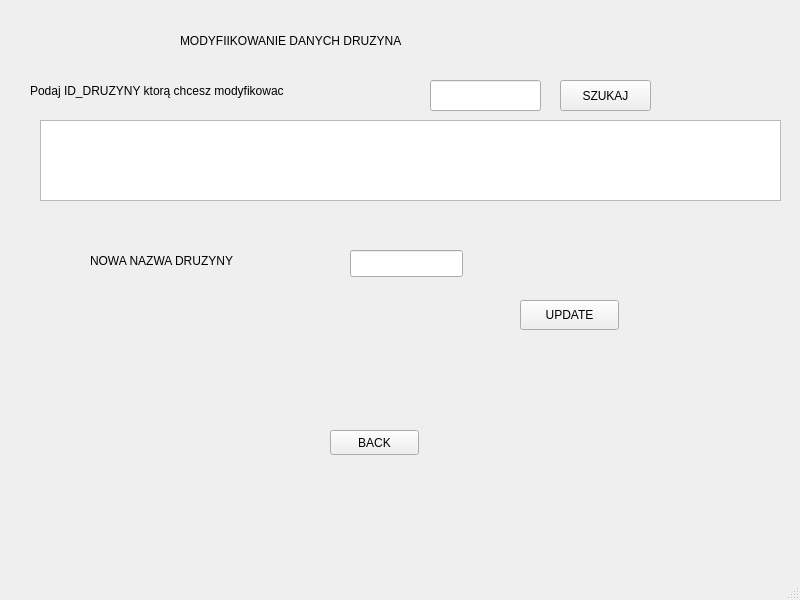
<?xml version="1.0" encoding="UTF-8"?>
<ui version="4.0">
 <class>MainWindow</class>
 <widget class="QMainWindow" name="MainWindow">
  <property name="geometry">
   <rect>
    <x>0</x>
    <y>0</y>
    <width>800</width>
    <height>600</height>
   </rect>
  </property>
  <property name="windowTitle">
   <string>MainWindow</string>
  </property>
  <widget class="QWidget" name="centralwidget">
   <widget class="QLabel" name="label_3">
    <property name="geometry">
     <rect>
      <x>30</x>
      <y>80</y>
      <width>421</width>
      <height>21</height>
     </rect>
    </property>
    <property name="text">
     <string>Podaj ID_DRUZYNY ktorą chcesz modyfikowac</string>
    </property>
   </widget>
   <widget class="QLabel" name="label_2">
    <property name="geometry">
     <rect>
      <x>90</x>
      <y>250</y>
      <width>221</width>
      <height>21</height>
     </rect>
    </property>
    <property name="text">
     <string>NOWA NAZWA DRUZYNY</string>
    </property>
   </widget>
   <widget class="QPushButton" name="pushButton_2">
    <property name="geometry">
     <rect>
      <x>520</x>
      <y>300</y>
      <width>99</width>
      <height>30</height>
     </rect>
    </property>
    <property name="text">
     <string>UPDATE</string>
    </property>
   </widget>
   <widget class="QTextBrowser" name="textBrowser">
    <property name="geometry">
     <rect>
      <x>40</x>
      <y>120</y>
      <width>741</width>
      <height>81</height>
     </rect>
    </property>
   </widget>
   <widget class="QLineEdit" name="lineEdit">
    <property name="geometry">
     <rect>
      <x>430</x>
      <y>80</y>
      <width>111</width>
      <height>31</height>
     </rect>
    </property>
   </widget>
   <widget class="QPushButton" name="pushButton">
    <property name="geometry">
     <rect>
      <x>560</x>
      <y>80</y>
      <width>91</width>
      <height>31</height>
     </rect>
    </property>
    <property name="text">
     <string>SZUKAJ</string>
    </property>
   </widget>
   <widget class="QLineEdit" name="lineEdit_2">
    <property name="geometry">
     <rect>
      <x>350</x>
      <y>250</y>
      <width>113</width>
      <height>27</height>
     </rect>
    </property>
   </widget>
   <widget class="QLabel" name="label">
    <property name="geometry">
     <rect>
      <x>80</x>
      <y>330</y>
      <width>241</width>
      <height>21</height>
     </rect>
    </property>
    <property name="text">
     <string/>
    </property>
   </widget>
   <widget class="QLabel" name="label_6">
    <property name="geometry">
     <rect>
      <x>180</x>
      <y>20</y>
      <width>361</width>
      <height>41</height>
     </rect>
    </property>
    <property name="text">
     <string>MODYFIIKOWANIE DANYCH DRUZYNA</string>
    </property>
   </widget>
   <widget class="QPushButton" name="pushButton_3">
    <property name="geometry">
     <rect>
      <x>330</x>
      <y>430</y>
      <width>89</width>
      <height>25</height>
     </rect>
    </property>
    <property name="text">
     <string>BACK</string>
    </property>
   </widget>
  </widget>
  <widget class="QMenuBar" name="menubar">
   <property name="geometry">
    <rect>
     <x>0</x>
     <y>0</y>
     <width>800</width>
     <height>22</height>
    </rect>
   </property>
  </widget>
  <widget class="QStatusBar" name="statusbar"/>
 </widget>
 <resources/>
 <connections/>
</ui>
